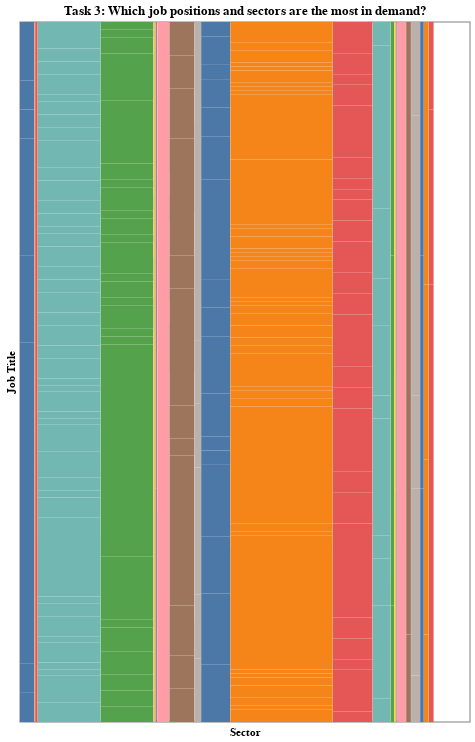

Notebook code cell kept with this figure:
### Markdown cell above
**Task/Question 3**: Which job sectors are the most in demand (i.e. with the highest count of postings)? The following visualization addresses this question and provides descriptive labels of each sector for additional, sector-specific insights on corresponding job positions, company ratings, and average salary.

### Code cell
sector_selection = alt.selection_multi(fields=['Sector'])

# Base chart with transformations
base = (
    alt.Chart(df)
    .transform_aggregate(
        count_="count()", 
        avg_rating="mean(Rating)",
        avg_salary="mean(avg_salary)", 
        groupby=["Sector", "Job Title"]
    )
    .transform_stack(
        stack="count_",
        as_=["stack_count_Sector1", "stack_count_Sector2"],
        offset="normalize",
        sort=[alt.SortField("Sector", "ascending")],
        groupby=[],
    )
    .transform_window(
        x="min(stack_count_Sector1)",
        x2="max(stack_count_Sector2)",
        rank_JobTitle="dense_rank()",
        distinct_JobTitle="distinct(Job Title)",
        groupby=["Sector"],
        frame=[None, None],
        sort=[alt.SortField("Job Title", "ascending")],
    )
    .transform_window(
        rank_Sector="dense_rank()",
        frame=[None, None],
        sort=[alt.SortField("Sector", "ascending")],
    )
    .transform_stack(
        stack="count_",
        groupby=["Sector"],
        as_=["y", "y2"],
        offset="normalize",
        sort=[alt.SortField("Job Title", "ascending")],
    )
    .transform_calculate(
        ny="datum.y",
        ny2="datum.y2",
        nx="datum.x + (datum.rank_Sector - 1) * 0.001/2",
        nx2="datum.x2 + (datum.rank_Sector - 1) * 0.001/2",
        xc="(datum.nx+datum.nx2)/2",
        yc="(datum.ny+datum.ny2)/2",
    )
)

rect = base.mark_rect().encode(
    # x=alt.X("nx:Q").axis(None),
    x = alt.X("nx:Q", axis=alt.Axis(title='Sector')),
    x2="nx2",
    # y="ny:Q",
    y = alt.Y("ny:Q", axis=alt.Axis(title='Job Title')),
    y2="ny2",
    color=alt.Color("Sector:N").legend(None),
    # opacity=alt.Opacity("count_:Q").legend(None),
    tooltip=["Sector:N", "Job Title:N", "avg_rating:Q", 'avg_salary:Q', "count_:Q"]
).add_selection(sector_selection).transform_filter(
    sector_selection
).properties(
    width = 450,
    height = 700,
    title = 'Task 3: Which job positions and sectors are the most in demand?'
)


mosaic = rect

sector_labels = base.mark_text(baseline="middle", align="center").encode(
    text="Sector",
)

mosaic = (
    mosaic
    .resolve_scale(x="shared")
)

mosaic_plot = mosaic.configure_axis(
    domain=False, ticks=False, labels=False, grid=False
).configure_view(stroke="#aaa", strokeWidth = 1.5,
).configure_concat(spacing=10).configure_axis(domain=False, ticks=False, labels=False, grid=False)
mosaic_plot

### Figure 1 — Vega-Lite specification as saved in the notebook (floating-point values rounded to 4 significant figures; data arrays with more than 128 entries replaced by an {"elided": "..."} marker saying what was removed)
{"config": {"view": {"continuousWidth": 300, "continuousHeight": 300, "stroke": "#aaa", "strokeWidth": 1.5}, "axis": {"domain": false, "grid": false, "labels": false, "ticks": false}, "concat": {"spacing": 10}}, "data": {"name": "data-f8edc923622eea5953628ac1a1ae0f01"}, "mark": {"type": "rect"}, "encoding": {"color": {"field": "Sector", "legend": null, "type": "nominal"}, "tooltip": [{"field": "Sector", "type": "nominal"}, {"field": "Job Title", "type": "nominal"}, {"field": "avg_rating", "type": "quantitative"}, {"field": "avg_salary", "type": "quantitative"}, {"field": "count_", "type": "quantitative"}], "x": {"axis": {"title": "Sector"}, "field": "nx", "type": "quantitative"}, "x2": {"field": "nx2"}, "y": {"axis": {"title": "Job Title"}, "field": "ny", "type": "quantitative"}, "y2": {"field": "ny2"}}, "height": 700, "params": [{"name": "param_6", "select": {"type": "point", "fields": ["Sector"]}}], "resolve": {"scale": {"x": "shared"}}, "title": "Task 3: Which job positions and sectors are the most in demand?", "transform": [{"aggregate": [{"op": "count", "as": "count_"}, {"op": "mean", "field": "Rating", "as": "avg_rating"}, {"op": "mean", "field": "avg_salary", "as": "avg_salary"}], "groupby": ["Sector", "Job Title"]}, {"groupby": [], "stack": "count_", "offset": "normalize", "sort": [{"field": "Sector", "order": "ascending"}], "as": ["stack_count_Sector1", "stack_count_Sector2"]}, {"window": [{"op": "min", "field": "stack_count_Sector1", "as": "x"}, {"op": "max", "field": "stack_count_Sector2", "as": "x2"}, {"op": "dense_rank", "field": "", "as": "rank_JobTitle"}, {"op": "distinct", "field": "Job Title", "as": "distinct_JobTitle"}], "frame": [null, null], "groupby": ["Sector"], "sort": [{"field": "Job Title", "order": "ascending"}]}, {"window": [{"op": "dense_rank", "field": "", "as": "rank_Sector"}], "frame": [null, null], "sort": [{"field": "Sector", "order": "ascending"}]}, {"groupby": ["Sector"], "stack": "count_", "offset": "normalize", "sort": [{"field": "Job Title", "order": "ascending"}], "as": ["y", "y2"]}, {"calculate": "datum.y", "as": "ny"}, {"calculate": "datum.y2", "as": "ny2"}, {"calculate": "datum.x + (datum.rank_Sector - 1) * 0.001/2", "as": "nx"}, {"calculate": "datum.x2 + (datum.rank_Sector - 1) * 0.001/2", "as": "nx2"}, {"calculate": "(datum.nx+datum.nx2)/2", "as": "xc"}, {"calculate": "(datum.ny+datum.ny2)/2", "as": "yc"}, {"filter": {"param": "param_6"}}], "width": 450, "$schema": "https://vega.github.io/schema/vega-lite/v5.8.0.json", "datasets": {"data-f8edc923622eea5953628ac1a1ae0f01": {"elided": "692 records"}}}
